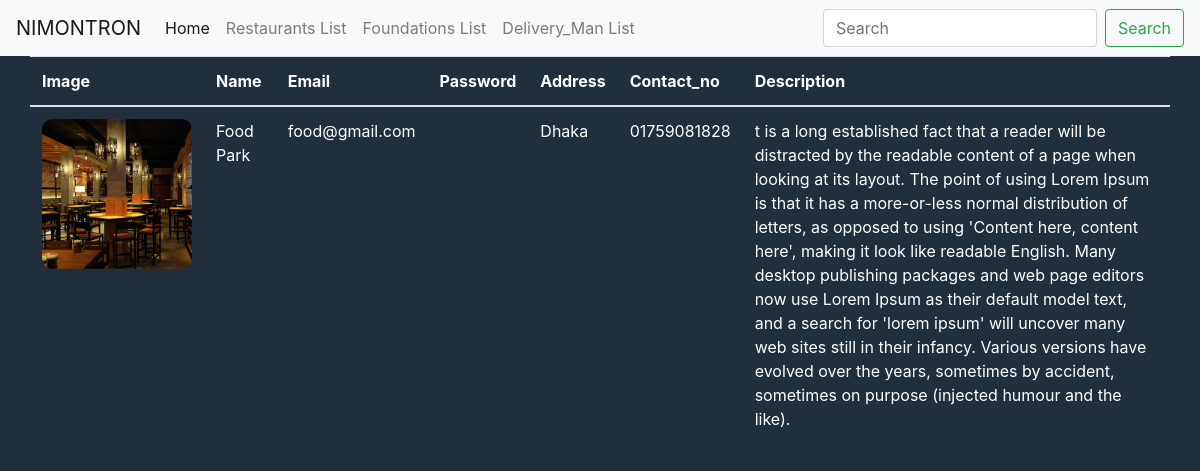
The app's page /view_specific_restaurant/1, older data.
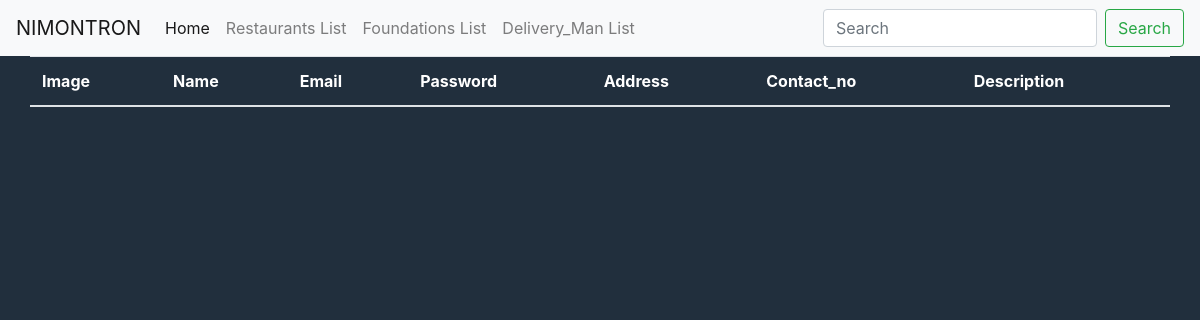
The same page, newer data.
### customers/models.py (models this page shows, shortened)
class Restaurant(models.Model):
    user = models.ForeignKey(User, on_delete=models.CASCADE)
    contact_no = models.CharField(max_length=15, null=True)
    description = models.TextField(max_length=255, blank=True)
    address = models.CharField(max_length=100)
    name = models.CharField(max_length=100, null=True)
    image = models.FileField(null=True)
    ratting = models.IntegerField(blank=True, null=True)
    type = models.CharField(max_length=15, null=True)
    facebook_page = models.CharField(max_length=50, null=True)
    status = models.CharField(max_length=20, null=True)

### customers/views.py (the view)
# urls.py: path('view_specific_restaurant/<int:id>', views.view_specific_restaurant, name='view_specific_restaurant'),
def view_specific_restaurant(request, id):
    restaurant = Restaurant.objects.filter(id=id)
    temp['restaurant'] = restaurant
    return render(request, 'admin/view_specific_restaurant.html', temp)

### customers/templates/admin/view_specific_restaurant.html
<!DOCTYPE html>
<html>
<body style="background-color:#212F3D;">
{% include 'admin/admin_navbar.html' %}
<table class="table table-hover container" style="color:white;">
    <thead>
        <tr>
           <th> Image </th>
           <th> Name </th>
           <th> Email </th>
           <th> Password </th>
           <th> Address</th>
           <th> Contact_no </th>
           <th> Description </th>
        </tr>
    </thead>
    <tbody>
    {% for i in restaurant %}
 <tr>
    <td><img src = "{{i.image.url }}" style = "width:150px ; height : 150px; border-radius: 7%"></td>
    <td>{{i.user.first_name}}{{i.user.last_name}}</td>
    <td>{{i.user.username }}</td>
    <td>{{i.password }}</td>
    <td>{{i.address }}</td>
    <td>{{i.contact_no }}</td>
    <td>{{i.description }}</td>
{%endfor%}
</tr>
</table>
</body>
</html>

Row changes from the older to the newer data that the page shows:
removed Restaurant: image (picture), user.first_name "Food Park", user.username "food@gmail.com", address "Dhaka", contact_no "01759081828", description "t is a long established fact that a reader will be distracted by the readable content of a page when looking at its layout. The point of using Lorem Ipsum is that it has a more-or-less normal distribution of letters, as opposed to using 'Content here, content here', making it look like readable English. Many desktop publishing packages and web page editors now use Lorem Ipsum as their default model text, and a search for 'lorem ipsum' will uncover many web sites still in their infancy. Various versions have evolved over the years, sometimes by accident, sometimes on purpose (injected humour and the like)."
